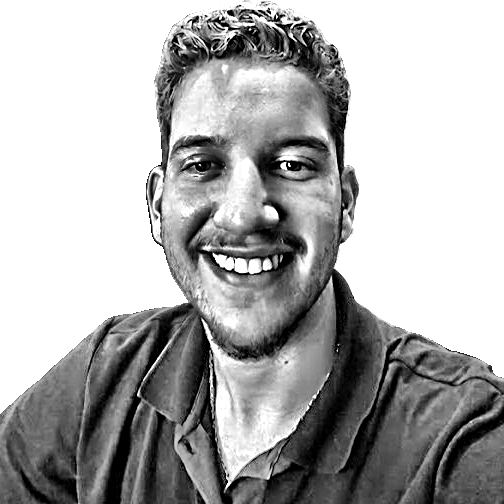
#> input picture source-prepped.png, 504 x 504 px
$ python make_ascii_svg.py
#> lines starting #> are read from the running program, lines starting #| are printed output that depends on the picture
"""Converte source-prepped.png em ascii-portrait.svg: um retrato em ASCII que se "digita" linha a linha.

Roda só quando a foto muda, depois do prep_photo.py:
    python scripts/make_ascii_svg.py
    STATIC=1 python scripts/make_ascii_svg.py   # quadro final, sem animação, para pré-visualizar
"""

import os
from pathlib import Path
from xml.sax.saxutils import escape

from PIL import Image

ROOT = Path(__file__).resolve().parent.parent
SOURCE = ROOT / "source-prepped.png"
OUTPUT = ROOT / "ascii-portrait.svg"

COLS = 96
FONT_SIZE = 6
CHAR_W = FONT_SIZE * 0.6  # largura de um caractere monoespaçado
LINE_H = FONT_SIZE * 1.0
# Claro -> esparso, escuro -> denso: sobrancelhas, olhos, barba e cabelo viram traços fortes,
# como num desenho a lápis, e a pele fica leve
RAMP = " .`:-=+*cs#%@"
MIN_GLYPH = 1  # a silhueta nunca some: pixel da pessoa vira no mínimo "."
GAMMA = 1.15  # > 1 clareia um pouco os tons médios, deixando as sombras de verdade densas

BG, PANEL_BORDER, INK, CURSOR, MUTED = "#0f172a", "#334155", "#cbd5e1", "#22c55e", "#94a3b8"
STATIC = os.environ.get("STATIC") == "1"
FONT = "ui-monospace, SFMono-Regular, Menlo, Consolas, 'Liberation Mono', monospace"

PAD = 20
HEADER_H = 34
ROW_DELAY = 0.03  # segundos entre o início de cada linha
ROW_DURATION = 0.35


def to_ascii(image: Image.Image) -> list[str]:
    rows = round(COLS * image.height / image.width * CHAR_W / LINE_H)
#> rows = 58
    small = image.resize((COLS, rows), Image.LANCZOS)
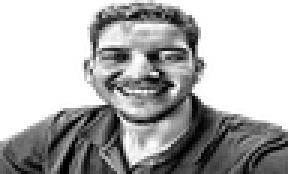
#> small: PIL image 96x58 LA (shown 3 times larger); mean R, G, B, A 70, 70, 70, 143.4; transparent parts drawn white
    lines = []
    for y in range(rows):
        line = []
        for x in range(COLS):
            lum, alpha = small.getpixel((x, y))
            if alpha < 128:
                line.append(" ")
            else:
                darkness = 1 - (lum / 255) ** (1 / GAMMA)
                index = MIN_GLYPH + round(darkness * (len(RAMP) - 1 - MIN_GLYPH))
                line.append(RAMP[index])
        lines.append("".join(line))
#> after the loop, lines = 58 items
    return lines


def main() -> None:
    lines = to_ascii(Image.open(SOURCE).convert("LA"))
#> lines = 58 items
    art_w = COLS * CHAR_W
    width = round(art_w + 2 * PAD)
    top = HEADER_H + PAD
    height = round(top + len(lines) * LINE_H + PAD)
#> height = 422

    defs, rows = [], []
    for i, line in enumerate(lines):
        if not line.strip():
            continue
        y = top + i * LINE_H
        if STATIC:
            rows.append(
                f'<text x="{PAD}" y="{y + LINE_H * 0.8:.1f}" textLength="{art_w:.1f}" '
                f'lengthAdjust="spacingAndGlyphs" xml:space="preserve">{escape(line)}</text>'
            )
            continue
        begin = f"{i * ROW_DELAY:.3f}s"
        # Cada linha é revelada por um recorte que cresce da esquerda para a direita
        defs.append(
            f'<clipPath id="r{i}"><rect x="{PAD}" y="{y:.1f}" width="0" height="{LINE_H + 1}">'
            f'<animate attributeName="width" from="0" to="{art_w:.1f}" begin="{begin}" dur="{ROW_DURATION}s" fill="freeze"/>'
            f"</rect></clipPath>"
        )
        rows.append(
            f'<text clip-path="url(#r{i})" x="{PAD}" y="{y + LINE_H * 0.8:.1f}" textLength="{art_w:.1f}" '
            f'lengthAdjust="spacingAndGlyphs" xml:space="preserve">{escape(line)}</text>'
        )
        # Cursor em bloco que acompanha a borda do recorte e some no fim da linha
        rows.append(
            f'<rect x="{PAD}" y="{y:.1f}" width="{CHAR_W:.1f}" height="{LINE_H}" fill="{CURSOR}" opacity="0">'
            f'<animate attributeName="x" from="{PAD}" to="{PAD + art_w:.1f}" begin="{begin}" dur="{ROW_DURATION}s" fill="freeze"/>'
            f'<animate attributeName="opacity" values="1;1;0" keyTimes="0;0.9;1" begin="{begin}" dur="{ROW_DURATION}s" fill="freeze"/>'
            f"</rect>"
        )
#> this loop made 58 passes
#> (y, begin) on passes 1 to 12: (54, '0.000s'), (60, '0.030s'), (66, '0.060s'), (72, '0.090s'), (78, '0.120s'), (84, '0.150s'), (90, '0.180s'), (96, '0.210s'), (102, '0.240s'), (108, '0.270s'), (114, '0.300s'), (120, '0.330s')
#> after the loop, defs = 58 items; rows = 116 items

    svg = f'''<svg xmlns="http://www.w3.org/2000/svg" width="{width}" height="{height}" viewBox="0 0 {width} {height}" role="img" aria-labelledby="t">
<title id="t">Retrato em ASCII de Gabriel Serejo</title>
<style>
  text {{ font-family: {FONT}; font-size: {FONT_SIZE}px; fill: {INK}; }}
  .title {{ font-size: 12px; fill: {MUTED}; }}
</style>
<rect x=".5" y=".5" width="{width - 1}" height="{height - 1}" rx="12" fill="{BG}" stroke="{PANEL_BORDER}"/>
<path d="M.5 {HEADER_H}H{width - .5}" stroke="{PANEL_BORDER}"/>
<circle cx="20" cy="17" r="5" fill="#ef4444"/><circle cx="36" cy="17" r="5" fill="#eab308"/><circle cx="52" cy="17" r="5" fill="#22c55e"/>
<text class="title" x="70" y="21">~/avatar.txt</text>
<defs>{"".join(defs)}</defs>
{"".join(rows)}
</svg>
'''
    OUTPUT.write_text(svg, encoding="utf-8")
    print(f"{OUTPUT.name}: {width}x{height}, {len(lines)} linhas x {COLS} colunas")
#| ascii-portrait.svg: 386x422, 58 linhas x 96 colunas


if __name__ == "__main__":
    main()

$ run again, with source-photo.jpg saved as source-prepped.png
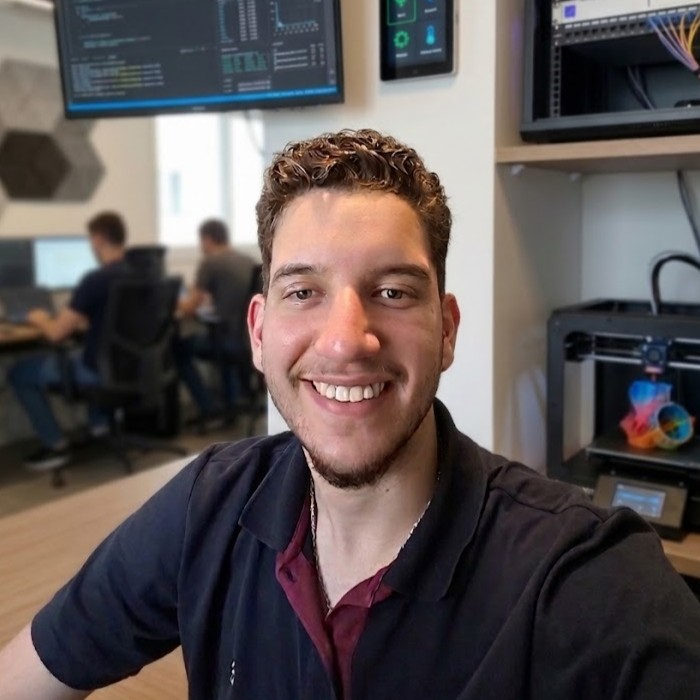
#> input picture source-photo.jpg, 700 x 700 px
#> in to_ascii, `rows = round(COLS * image.height / image.width * CHAR_W / LINE_H)`: rows = 58
#> in to_ascii, `small = image.resize((COLS, rows), Image.LANCZOS)`:
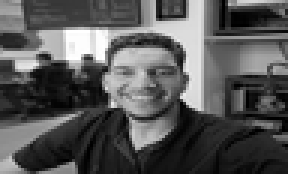
#> small: PIL image 96x58 LA (shown 3 times larger); mean R, G, B, A 86.4, 86.4, 86.4, 255
#> after the loop in to_ascii, `for y in range(rows):`: lines = 58 items
#> height = 422
#> the loop in main, `for i, line in enumerate(lines):` made 58 passes
#> (y, begin) on passes 1 to 8: (54, '0.000s'), (60, '0.030s'), (66, '0.060s'), (72, '0.090s'), (78, '0.120s'), (84, '0.150s'), (90, '0.180s'), (96, '0.210s')
#> after the loop in main, `for i, line in enumerate(lines):`: defs = 58 items; rows = 116 items
#| ascii-portrait.svg: 386x422, 58 linhas x 96 colunas
